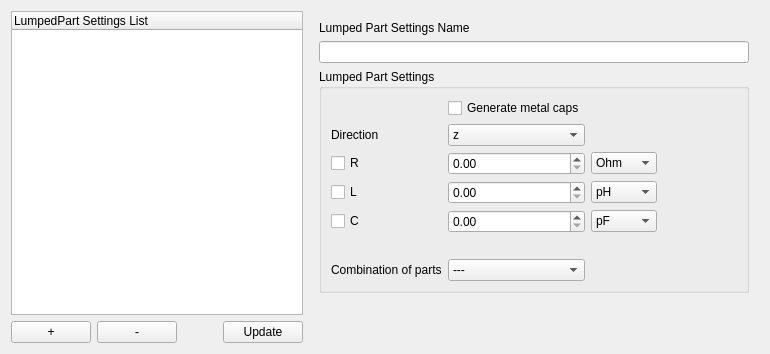
         <widget class="QWidget" name="lumpedPartSettingsTab">
          <attribute name="title">
           <string>Lumped Part</string>
          </attribute>
          <layout class="QHBoxLayout" name="horizontalLayout_19">
           <item>
            <layout class="QVBoxLayout" name="verticalLayout_16">
             <property name="leftMargin">
              <number>0</number>
             </property>
             <property name="topMargin">
              <number>0</number>
             </property>
             <property name="rightMargin">
              <number>0</number>
             </property>
             <property name="bottomMargin">
              <number>0</number>
             </property>
             <item>
              <widget class="QTreeWidget" name="lumpedPartTreeView">
               <column>
                <property name="text">
                 <string notr="true">LumpedPart Settings List</string>
                </property>
               </column>
              </widget>
             </item>
             <item>
              <layout class="QHBoxLayout" name="horizontalLayout_20">
               <property name="leftMargin">
                <number>0</number>
               </property>
               <property name="topMargin">
                <number>0</number>
               </property>
               <property name="rightMargin">
                <number>0</number>
               </property>
               <property name="bottomMargin">
                <number>0</number>
               </property>
               <item>
                <widget class="QPushButton" name="lumpedPartSettingsAddButton">
                 <property name="text">
                  <string>+</string>
                 </property>
                </widget>
               </item>
               <item>
                <widget class="QPushButton" name="lumpedPartSettingsRemoveButton">
                 <property name="text">
                  <string>-</string>
                 </property>
                </widget>
               </item>
               <item>
                <spacer name="horizontalSpacer_13">
                 <property name="orientation">
                  <enum>Qt::Orientation::Horizontal</enum>
                 </property>
                 <property name="sizeHint" stdset="0">
                  <size>
                   <width>40</width>
                   <height>20</height>
                  </size>
                 </property>
                </spacer>
               </item>
               <item>
                <widget class="QPushButton" name="lumpedPartSettingsUpdateButton">
                 <property name="text">
                  <string>Update</string>
                 </property>
                </widget>
               </item>
              </layout>
             </item>
            </layout>
           </item>
           <item>
            <layout class="QVBoxLayout" name="verticalLayout_17">
             <property name="leftMargin">
              <number>10</number>
             </property>
             <property name="topMargin">
              <number>10</number>
             </property>
             <property name="rightMargin">
              <number>10</number>
             </property>
             <property name="bottomMargin">
              <number>10</number>
             </property>
             <item>
              <widget class="QLabel" name="label_26">
               <property name="text">
                <string>Lumped Part Settings Name</string>
               </property>
              </widget>
             </item>
             <item>
              <widget class="QLineEdit" name="lumpedPartSettingsNameInput"/>
             </item>
             <item>
              <widget class="QGroupBox" name="groupBox_5">
               <property name="title">
                <string>Lumped Part Settings</string>
               </property>
               <layout class="QGridLayout" name="gridLayout_5">
                <item row="1" column="1">
                 <widget class="QComboBox" name="lumpedPartDirection">
                  <item>
                   <property name="text">
                    <string>z</string>
                   </property>
                  </item>
                  <item>
                   <property name="text">
                    <string>x</string>
                   </property>
                  </item>
                  <item>
                   <property name="text">
                    <string>y</string>
                   </property>
                  </item>
                 </widget>
                </item>
                <item row="4" column="2">
                 <widget class="QComboBox" name="lumpedPartCUnits">
                  <item>
                   <property name="text">
                    <string>pF</string>
                   </property>
                  </item>
                  <item>
                   <property name="text">
                    <string>nF</string>
                   </property>
                  </item>
                  <item>
                   <property name="text">
                    <string>uF</string>
                   </property>
                  </item>
                  <item>
                   <property name="text">
                    <string>mF</string>
                   </property>
                  </item>
                  <item>
                   <property name="text">
                    <string>F</string>
                   </property>
                  </item>
                  <item>
                   <property name="text">
                    <string>kF</string>
                   </property>
                  </item>
                  <item>
                   <property name="text">
                    <string>MF</string>
                   </property>
                  </item>
                  <item>
                   <property name="text">
                    <string>GF</string>
                   </property>
                  </item>
                 </widget>
                </item>
                <item row="2" column="3">
                 <spacer name="horizontalSpacer_15">
                  <property name="orientation">
                   <enum>Qt::Orientation::Horizontal</enum>
                  </property>
                  <property name="sizeType">
                   <enum>QSizePolicy::Policy::Preferred</enum>
                  </property>
                  <property name="sizeHint" stdset="0">
                   <size>
                    <width>40</width>
                    <height>20</height>
                   </size>
                  </property>
                 </spacer>
                </item>
                <item row="3" column="2">
                 <widget class="QComboBox" name="lumpedPartLUnits">
                  <item>
                   <property name="text">
                    <string>pH</string>
                   </property>
                  </item>
                  <item>
                   <property name="text">
                    <string>nH</string>
                   </property>
                  </item>
                  <item>
                   <property name="text">
                    <string>uH</string>
                   </property>
                  </item>
                  <item>
                   <property name="text">
                    <string>mH</string>
                   </property>
                  </item>
                  <item>
                   <property name="text">
                    <string>H</string>
                   </property>
                  </item>
                  <item>
                   <property name="text">
                    <string>kH</string>
                   </property>
                  </item>
                  <item>
                   <property name="text">
                    <string>MH</string>
                   </property>
                  </item>
                  <item>
                   <property name="text">
                    <string>GH</string>
                   </property>
                  </item>
                 </widget>
                </item>
                <item row="2" column="0">
                 <widget class="QCheckBox" name="lumpedPartREnable">
                  <property name="sizePolicy">
                   <sizepolicy hsizetype="Preferred" vsizetype="Fixed">
                    <horstretch>0</horstretch>
                    <verstretch>0</verstretch>
                   </sizepolicy>
                  </property>
                  <property name="minimumSize">
                   <size>
                    <width>40</width>
                    <height>0</height>
                   </size>
                  </property>
                  <property name="text">
                   <string>R</string>
                  </property>
                 </widget>
                </item>
                <item row="2" column="2">
                 <widget class="QComboBox" name="lumpedPartRUnits">
                  <property name="currentIndex">
                   <number>2</number>
                  </property>
                  <item>
                   <property name="text">
                    <string>uOhm</string>
                   </property>
                  </item>
                  <item>
                   <property name="text">
                    <string>mOhm</string>
                   </property>
                  </item>
                  <item>
                   <property name="text">
                    <string>Ohm</string>
                   </property>
                  </item>
                  <item>
                   <property name="text">
                    <string>kOhm</string>
                   </property>
                  </item>
                  <item>
                   <property name="text">
                    <string>MOhm</string>
                   </property>
                  </item>
                  <item>
                   <property name="text">
                    <string>GOhm</string>
                   </property>
                  </item>
                 </widget>
                </item>
                <item row="3" column="1">
                 <widget class="QDoubleSpinBox" name="lumpedPartLInput">
                  <property name="maximum">
                   <double>1000000000.000000000000000</double>
                  </property>
                 </widget>
                </item>
                <item row="4" column="1">
                 <widget class="QDoubleSpinBox" name="lumpedPartCInput">
                  <property name="maximum">
                   <double>10000000.000000000000000</double>
                  </property>
                 </widget>
                </item>
                <item row="1" column="0">
                 <widget class="QLabel" name="label_94">
                  <property name="text">
                   <string>Direction</string>
                  </property>
                 </widget>
                </item>
                <item row="2" column="4">
                 <spacer name="horizontalSpacer_14">
                  <property name="orientation">
                   <enum>Qt::Orientation::Horizontal</enum>
                  </property>
                  <property name="sizeType">
                   <enum>QSizePolicy::Policy::Preferred</enum>
                  </property>
                  <property name="sizeHint" stdset="0">
                   <size>
                    <width>40</width>
                    <height>20</height>
                   </size>
                  </property>
                 </spacer>
                </item>
                <item row="5" column="0">
                 <spacer name="verticalSpacer_24">
                  <property name="orientation">
                   <enum>Qt::Orientation::Vertical</enum>
                  </property>
                  <property name="sizeType">
                   <enum>QSizePolicy::Policy::Preferred</enum>
                  </property>
                  <property name="sizeHint" stdset="0">
                   <size>
                    <width>20</width>
                    <height>20</height>
                   </size>
                  </property>
                 </spacer>
                </item>
                <item row="4" column="0">
                 <widget class="QCheckBox" name="lumpedPartCEnable">
                  <property name="sizePolicy">
                   <sizepolicy hsizetype="Preferred" vsizetype="Fixed">
                    <horstretch>0</horstretch>
                    <verstretch>0</verstretch>
                   </sizepolicy>
                  </property>
                  <property name="minimumSize">
                   <size>
                    <width>40</width>
                    <height>0</height>
                   </size>
                  </property>
                  <property name="text">
                   <string>C</string>
                  </property>
                 </widget>
                </item>
                <item row="3" column="0">
                 <widget class="QCheckBox" name="lumpedPartLEnable">
                  <property name="sizePolicy">
                   <sizepolicy hsizetype="Preferred" vsizetype="Fixed">
                    <horstretch>0</horstretch>
                    <verstretch>0</verstretch>
                   </sizepolicy>
                  </property>
                  <property name="minimumSize">
                   <size>
                    <width>40</width>
                    <height>0</height>
                   </size>
                  </property>
                  <property name="text">
                   <string>L</string>
                  </property>
                 </widget>
                </item>
                <item row="2" column="1">
                 <widget class="QDoubleSpinBox" name="lumpedPartRInput">
                  <property name="maximum">
                   <double>100000000.000000000000000</double>
                  </property>
                 </widget>
                </item>
                <item row="6" column="0">
                 <widget class="QLabel" name="label_101">
                  <property name="text">
                   <string>Combination of parts</string>
                  </property>
                 </widget>
                </item>
                <item row="6" column="1">
                 <widget class="QComboBox" name="lumpedPartCombinationType">
                  <item>
                   <property name="text">
                    <string>---</string>
                   </property>
                  </item>
                  <item>
                   <property name="text">
                    <string>parallel</string>
                   </property>
                  </item>
                  <item>
                   <property name="text">
                    <string>series</string>
                   </property>
                  </item>
                 </widget>
                </item>
                <item row="0" column="1">
                 <widget class="QCheckBox" name="lumpedPartCapsEnable">
                  <property name="sizePolicy">
                   <sizepolicy hsizetype="Preferred" vsizetype="Fixed">
                    <horstretch>0</horstretch>
                    <verstretch>0</verstretch>
                   </sizepolicy>
                  </property>
                  <property name="minimumSize">
                   <size>
                    <width>40</width>
                    <height>0</height>
                   </size>
                  </property>
                  <property name="text">
                   <string>Generate metal caps</string>
                  </property>
                  <property name="checked">
                   <bool>false</bool>
                  </property>
                 </widget>
                </item>
               </layout>
              </widget>
             </item>
             <item>
              <spacer name="verticalSpacer_9">
               <property name="orientation">
                <enum>Qt::Orientation::Vertical</enum>
               </property>
               <property name="sizeHint" stdset="0">
                <size>
                 <width>20</width>
                 <height>40</height>
                </size>
               </property>
              </spacer>
             </item>
            </layout>
           </item>
          </layout>
         </widget>
